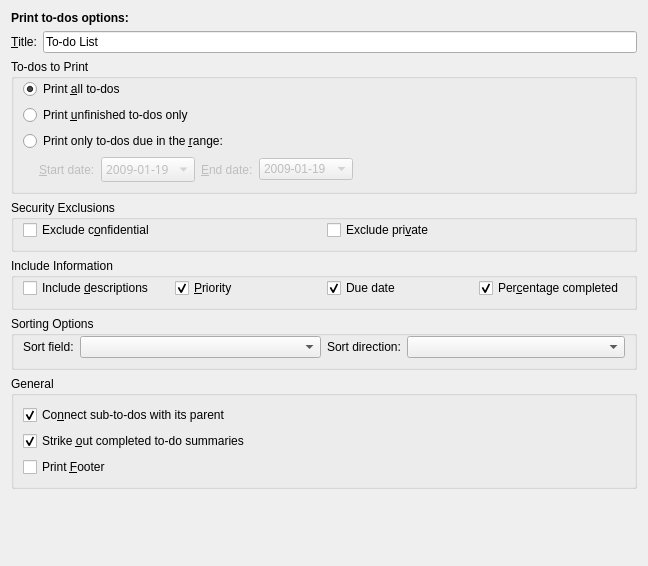
<?xml version="1.0" encoding="UTF-8"?>
<ui version="4.0">
 <author>Reinhold Kainhofer &lt;reinhold@kainhofer.com&gt;</author>
 <comment>Configuration page for the print day mode.</comment>
 <class>CalPrintTodoConfig_Base</class>
 <widget class="QWidget" name="CalPrintTodoConfig_Base">
  <property name="geometry">
   <rect>
    <x>0</x>
    <y>0</y>
    <width>648</width>
    <height>566</height>
   </rect>
  </property>
  <layout class="QGridLayout" name="gridLayout">
   <item row="0" column="0">
    <widget class="QLabel" name="label">
     <property name="text">
      <string>&lt;html&gt;&lt;head&gt;&lt;meta name=&quot;qrichtext&quot; content=&quot;1&quot; /&gt;&lt;style type=&quot;text/css&quot;&gt;
p, li { white-space: pre-wrap; }
&lt;/style&gt;&lt;/head&gt;&lt;body style=&quot; font-family:'Sans Serif'; font-size:9pt; font-weight:400; font-style:normal;&quot;&gt;
&lt;p style=&quot; margin-top:0px; margin-bottom:0px; margin-left:0px; margin-right:0px; -qt-block-indent:0; text-indent:0px;&quot;&gt;&lt;span style=&quot; font-weight:600;&quot;&gt;Print to-dos options:&lt;/span&gt;&lt;/p&gt;&lt;/body&gt;&lt;/html&gt;</string>
     </property>
    </widget>
   </item>
   <item row="1" column="0">
    <layout class="QHBoxLayout">
     <item>
      <widget class="QLabel" name="mTitleLabel">
       <property name="text">
        <string>&amp;Title:</string>
       </property>
       <property name="buddy">
        <cstring>mTitle</cstring>
       </property>
      </widget>
     </item>
     <item>
      <widget class="QLineEdit" name="mTitle">
       <property name="toolTip">
        <string>Name for this to-do list</string>
       </property>
       <property name="whatsThis">
        <string>Enter a name for this to-do list that will be put at the top of the print-out</string>
       </property>
       <property name="text">
        <string>To-do List</string>
       </property>
      </widget>
     </item>
    </layout>
   </item>
   <item row="2" column="0">
    <widget class="QGroupBox" name="mPrintType">
     <property name="title">
      <string>To-dos to Print</string>
     </property>
     <layout class="QGridLayout">
      <property name="topMargin">
       <number>0</number>
      </property>
      <item row="0" column="0">
       <widget class="QRadioButton" name="mPrintAll">
        <property name="text">
         <string>Print &amp;all to-dos</string>
        </property>
        <property name="checked">
         <bool>true</bool>
        </property>
       </widget>
      </item>
      <item row="1" column="0">
       <widget class="QRadioButton" name="mPrintUnfinished">
        <property name="enabled">
         <bool>true</bool>
        </property>
        <property name="text">
         <string>Print &amp;unfinished to-dos only</string>
        </property>
       </widget>
      </item>
      <item row="2" column="0">
       <widget class="QRadioButton" name="mPrintDueRange">
        <property name="enabled">
         <bool>true</bool>
        </property>
        <property name="text">
         <string>Print only to-dos due in the &amp;range:</string>
        </property>
       </widget>
      </item>
      <item row="3" column="0">
       <layout class="QHBoxLayout">
        <property name="spacing">
         <number>6</number>
        </property>
        <property name="leftMargin">
         <number>0</number>
        </property>
        <property name="topMargin">
         <number>0</number>
        </property>
        <property name="rightMargin">
         <number>0</number>
        </property>
        <property name="bottomMargin">
         <number>0</number>
        </property>
        <item>
         <spacer>
          <property name="orientation">
           <enum>Qt::Horizontal</enum>
          </property>
          <property name="sizeType">
           <enum>QSizePolicy::Fixed</enum>
          </property>
          <property name="sizeHint" stdset="0">
           <size>
            <width>16</width>
            <height>20</height>
           </size>
          </property>
         </spacer>
        </item>
        <item>
         <widget class="QLabel" name="mFromDateLabel">
          <property name="enabled">
           <bool>false</bool>
          </property>
          <property name="sizePolicy">
           <sizepolicy hsizetype="Maximum" vsizetype="Preferred">
            <horstretch>0</horstretch>
            <verstretch>0</verstretch>
           </sizepolicy>
          </property>
          <property name="text">
           <string>&amp;Start date:</string>
          </property>
          <property name="buddy">
           <cstring>mFromDate</cstring>
          </property>
         </widget>
        </item>
        <item>
         <widget class="KDateComboBox" name="mFromDate">
          <property name="enabled">
           <bool>false</bool>
          </property>
          <property name="font">
           <font>
            <family>Sans Serif</family>
            <pointsize>9</pointsize>
            <weight>50</weight>
            <italic>false</italic>
            <bold>false</bold>
            <underline>false</underline>
            <strikeout>false</strikeout>
            <kerning>true</kerning>
           </font>
          </property>
          <property name="focusPolicy">
           <enum>Qt::StrongFocus</enum>
          </property>
          <property name="whatsThis">
           <string>If you want to print more days at once, you can define a range of dates with this option and the &lt;i&gt;End date&lt;/i&gt; option. This option is used to define the start date.</string>
          </property>
          <item>
           <property name="text">
            <string>2009-01-19</string>
           </property>
          </item>
         </widget>
        </item>
        <item>
         <widget class="QLabel" name="mToDateLabel">
          <property name="enabled">
           <bool>false</bool>
          </property>
          <property name="sizePolicy">
           <sizepolicy hsizetype="Maximum" vsizetype="Preferred">
            <horstretch>0</horstretch>
            <verstretch>0</verstretch>
           </sizepolicy>
          </property>
          <property name="text">
           <string>&amp;End date:</string>
          </property>
          <property name="buddy">
           <cstring>mToDate</cstring>
          </property>
         </widget>
        </item>
        <item>
         <widget class="KDateComboBox" name="mToDate">
          <property name="enabled">
           <bool>false</bool>
          </property>
          <property name="focusPolicy">
           <enum>Qt::StrongFocus</enum>
          </property>
          <property name="whatsThis">
           <string>If you want to print more days at once, you can define a range of dates with this option and the &lt;i&gt;Start date&lt;/i&gt; option. This option is used to define the end date.</string>
          </property>
          <item>
           <property name="text">
            <string>2009-01-19</string>
           </property>
          </item>
         </widget>
        </item>
        <item>
         <spacer>
          <property name="orientation">
           <enum>Qt::Horizontal</enum>
          </property>
          <property name="sizeType">
           <enum>QSizePolicy::Expanding</enum>
          </property>
          <property name="sizeHint" stdset="0">
           <size>
            <width>128</width>
            <height>20</height>
           </size>
          </property>
         </spacer>
        </item>
       </layout>
      </item>
     </layout>
    </widget>
   </item>
   <item row="3" column="0">
    <widget class="QGroupBox" name="mSecurity">
     <property name="title">
      <string>Security Exclusions</string>
     </property>
     <layout class="QHBoxLayout" name="horizontalLayout_4">
      <property name="topMargin">
       <number>0</number>
      </property>
      <item>
       <widget class="QCheckBox" name="mExcludeConfidential">
        <property name="whatsThis">
         <string>Check this option to exclude confidential events.</string>
        </property>
        <property name="text">
         <string>Exclude c&amp;onfidential</string>
        </property>
       </widget>
      </item>
      <item>
       <widget class="QCheckBox" name="mExcludePrivate">
        <property name="whatsThis">
         <string>Check this option to exclude private events</string>
        </property>
        <property name="text">
         <string>Exclude pri&amp;vate</string>
        </property>
       </widget>
      </item>
     </layout>
    </widget>
   </item>
   <item row="4" column="0">
    <widget class="QGroupBox" name="includeInfoBox">
     <property name="title">
      <string>Include Information</string>
     </property>
     <property name="checkable">
      <bool>false</bool>
     </property>
     <layout class="QHBoxLayout" name="horizontalLayout">
      <property name="topMargin">
       <number>0</number>
      </property>
      <item>
       <widget class="QCheckBox" name="mDescription">
        <property name="toolTip">
         <string>Print item descriptions</string>
        </property>
        <property name="whatsThis">
         <string>Check this option if you want to see the item descriptions printed.</string>
        </property>
        <property name="text">
         <string>Include &amp;descriptions</string>
        </property>
       </widget>
      </item>
      <item>
       <widget class="QCheckBox" name="mPriority">
        <property name="text">
         <string>&amp;Priority</string>
        </property>
        <property name="checked">
         <bool>true</bool>
        </property>
       </widget>
      </item>
      <item>
       <widget class="QCheckBox" name="mDueDate">
        <property name="text">
         <string>Due date</string>
        </property>
        <property name="shortcut">
         <string/>
        </property>
        <property name="checked">
         <bool>true</bool>
        </property>
       </widget>
      </item>
      <item>
       <widget class="QCheckBox" name="mPercentComplete">
        <property name="text">
         <string>Per&amp;centage completed</string>
        </property>
        <property name="checked">
         <bool>true</bool>
        </property>
       </widget>
      </item>
     </layout>
     <zorder>mDescription</zorder>
     <zorder>mDueDate</zorder>
     <zorder>mPercentComplete</zorder>
     <zorder>mPriority</zorder>
    </widget>
   </item>
   <item row="5" column="0">
    <widget class="QGroupBox" name="sortingOptionsBox">
     <property name="title">
      <string>Sorting Options</string>
     </property>
     <layout class="QHBoxLayout" name="horizontalLayout_2">
      <property name="topMargin">
       <number>0</number>
      </property>
      <item>
       <layout class="QHBoxLayout">
        <item>
         <widget class="QLabel" name="sortFieldLabel">
          <property name="enabled">
           <bool>true</bool>
          </property>
          <property name="text">
           <string>Sort field:</string>
          </property>
         </widget>
        </item>
        <item>
         <widget class="KComboBox" name="mSortField">
          <property name="enabled">
           <bool>true</bool>
          </property>
          <property name="sizePolicy">
           <sizepolicy hsizetype="Preferred" vsizetype="Fixed">
            <horstretch>1</horstretch>
            <verstretch>0</verstretch>
           </sizepolicy>
          </property>
         </widget>
        </item>
       </layout>
      </item>
      <item>
       <layout class="QHBoxLayout">
        <item>
         <widget class="QLabel" name="sortDirectionLabel">
          <property name="enabled">
           <bool>true</bool>
          </property>
          <property name="text">
           <string>Sort direction:</string>
          </property>
         </widget>
        </item>
        <item>
         <widget class="KComboBox" name="mSortDirection">
          <property name="enabled">
           <bool>true</bool>
          </property>
          <property name="sizePolicy">
           <sizepolicy hsizetype="Preferred" vsizetype="Fixed">
            <horstretch>1</horstretch>
            <verstretch>0</verstretch>
           </sizepolicy>
          </property>
         </widget>
        </item>
       </layout>
      </item>
     </layout>
    </widget>
   </item>
   <item row="6" column="0">
    <widget class="QGroupBox" name="mGeneralGroup">
     <property name="title">
      <string comment="@title general print settings">General</string>
     </property>
     <layout class="QVBoxLayout" name="verticalLayout">
      <item>
       <widget class="QCheckBox" name="mConnectSubTodos">
        <property name="text">
         <string>Co&amp;nnect sub-to-dos with its parent</string>
        </property>
        <property name="checked">
         <bool>true</bool>
        </property>
       </widget>
      </item>
      <item>
       <widget class="QCheckBox" name="mStrikeOutCompleted">
        <property name="text">
         <string>Strike &amp;out completed to-do summaries</string>
        </property>
        <property name="checked">
         <bool>true</bool>
        </property>
       </widget>
      </item>
      <item>
       <widget class="QCheckBox" name="mPrintFooter">
        <property name="toolTip">
         <string>Print a datetime footer on each page</string>
        </property>
        <property name="whatsThis">
         <string>Check this box if you want to print a small footer on each page that contains the date of the print.</string>
        </property>
        <property name="text">
         <string>Print &amp;Footer</string>
        </property>
       </widget>
      </item>
     </layout>
    </widget>
   </item>
   <item row="7" column="0">
    <spacer name="verticalSpacer">
     <property name="orientation">
      <enum>Qt::Vertical</enum>
     </property>
     <property name="sizeHint" stdset="0">
      <size>
       <width>20</width>
       <height>7</height>
      </size>
     </property>
    </spacer>
   </item>
  </layout>
 </widget>
 <customwidgets>
  <customwidget>
   <class>KComboBox</class>
   <extends>QComboBox</extends>
   <header>kcombobox.h</header>
  </customwidget>
  <customwidget>
   <class>KDateComboBox</class>
   <extends>KComboBox</extends>
   <header>kdatecombobox.h</header>
  </customwidget>
 </customwidgets>
 <tabstops>
  <tabstop>mTitle</tabstop>
  <tabstop>mPrintAll</tabstop>
  <tabstop>mPrintUnfinished</tabstop>
  <tabstop>mPrintDueRange</tabstop>
  <tabstop>mFromDate</tabstop>
  <tabstop>mToDate</tabstop>
  <tabstop>mDescription</tabstop>
  <tabstop>mPriority</tabstop>
  <tabstop>mDueDate</tabstop>
  <tabstop>mPercentComplete</tabstop>
  <tabstop>mConnectSubTodos</tabstop>
  <tabstop>mStrikeOutCompleted</tabstop>
  <tabstop>mSortField</tabstop>
  <tabstop>mSortDirection</tabstop>
 </tabstops>
 <resources/>
 <connections>
  <connection>
   <sender>mPrintDueRange</sender>
   <signal>toggled(bool)</signal>
   <receiver>mFromDateLabel</receiver>
   <slot>setEnabled(bool)</slot>
   <hints>
    <hint type="sourcelabel">
     <x>20</x>
     <y>20</y>
    </hint>
    <hint type="destinationlabel">
     <x>20</x>
     <y>20</y>
    </hint>
   </hints>
  </connection>
  <connection>
   <sender>mPrintDueRange</sender>
   <signal>toggled(bool)</signal>
   <receiver>mToDate</receiver>
   <slot>setEnabled(bool)</slot>
   <hints>
    <hint type="sourcelabel">
     <x>20</x>
     <y>20</y>
    </hint>
    <hint type="destinationlabel">
     <x>20</x>
     <y>20</y>
    </hint>
   </hints>
  </connection>
  <connection>
   <sender>mPrintDueRange</sender>
   <signal>toggled(bool)</signal>
   <receiver>mToDateLabel</receiver>
   <slot>setEnabled(bool)</slot>
   <hints>
    <hint type="sourcelabel">
     <x>20</x>
     <y>20</y>
    </hint>
    <hint type="destinationlabel">
     <x>20</x>
     <y>20</y>
    </hint>
   </hints>
  </connection>
  <connection>
   <sender>mPrintDueRange</sender>
   <signal>toggled(bool)</signal>
   <receiver>mFromDate</receiver>
   <slot>setEnabled(bool)</slot>
   <hints>
    <hint type="sourcelabel">
     <x>20</x>
     <y>20</y>
    </hint>
    <hint type="destinationlabel">
     <x>20</x>
     <y>20</y>
    </hint>
   </hints>
  </connection>
 </connections>
</ui>
